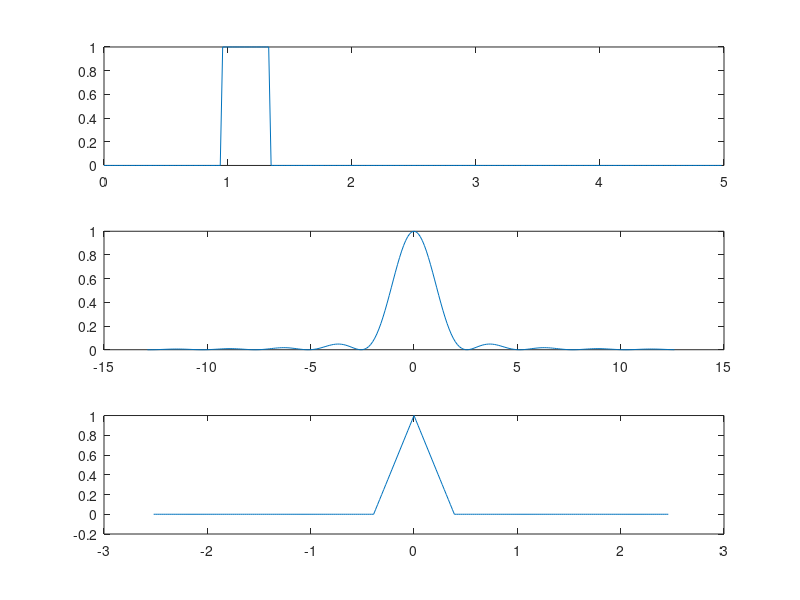

MATLAB code for this plot:
clear; close all;

N   = 512;
PulseWidth  = 20;
PulseStart  = 50;   PulseEnd    = PulseStart + PulseWidth -1;
Rect    = zeros(1,N);   Rect(PulseStart:PulseEnd)   = 1;

FT  = fft(Rect);
PowerSP = FT.*conj(FT); PowerSP = PowerSP/max(PowerSP);

Auto    = ifft(PowerSP);    Auto    = fftshift(Auto);
Auto    = real(Auto);       Auto    = Auto/max(Auto);

T   = 10;
Npl = 1:N/2;
PlotRect    = Rect(Npl);
X   = (Npl-1)*T/N;

subplot(311); plot(X,PlotRect);

PowerSP = fftshift(PowerSP);
Npl     = N/2-N/4:N/2+N/4-1;
PlotPower   = PowerSP(Npl);
df  = 1/T;
f   = ((-N/4:N/4-1)-1)*df;
subplot(312);plot(f,PlotPower);


Npl = N/2-N/4:N/2+N/4-1;
PlotAuto    =Auto(Npl);
t=  ((-N/4:N/4-1)-1).*T./N;
subplot(313);plot(t,PlotAuto)